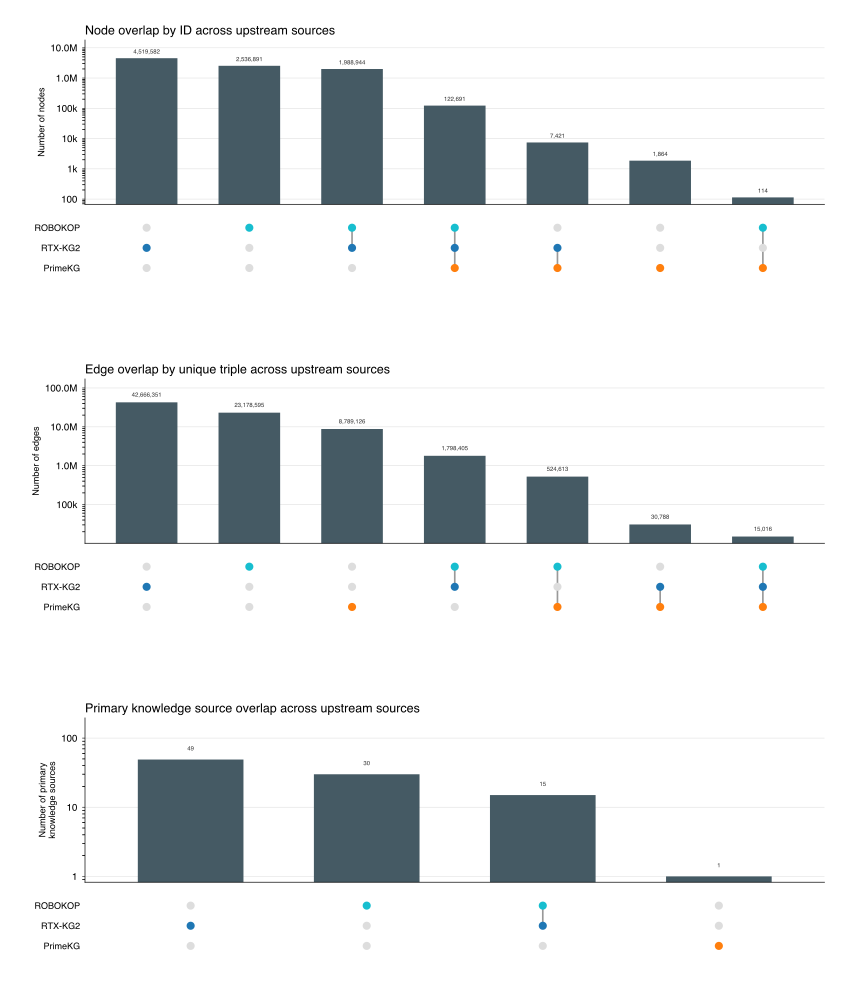

Source code (Python):
"""
UpSet-style replacement for the count-based/set-based Venn diagrams in
upstream_venn.py: node ID overlap, edge triple overlap, and primary
knowledge source overlap across the three upstream sources (ROBOKOP,
RTX-KG2, PrimeKG). One 3-panel figure, each panel a classic UpSet plot
(bar per source-combination + membership matrix below) instead of a
3-circle Venn diagram.

Unlike distribution/upstream_upset.py — which shows individual items and
so can't collapse them into per-combination bars without hiding which
item dominates — all three datasets here are already region-level counts
with no per-item detail to lose: node IDs and edge triples are counted
directly per region by BigQuery, and PKS identifiers are counted from
fixed set membership. The classic aggregate UpSet form fits these as-is.

Matrix dots use each source's own color from
eckg.colors.UPSTREAM_SOURCE_COLORS when that source is part of the
combination (light gray otherwise), so a given source reads the same
color here as everywhere else in the paper.

Reuses upstream_venn.py's caching (node_id_venn_counts.csv,
edge_triple_venn_counts.csv, and — via load_sets — distribution's
upstream_cache/), so run upstream_venn.py / upstream_distribution.py
first, or just run this — it calls the same cached loaders.
"""
import os

import matplotlib.pyplot as plt
import matplotlib.ticker as mticker
import numpy as np

from eckg.colors import UPSTREAM_SOURCE_COLORS
from upstream_venn import (
    SOURCE_NAMES,
    _REGION_MAP,
    load_edge_triple_counts,
    load_node_id_counts,
    load_sets,
)

SCRIPT_DIR = os.path.dirname(os.path.abspath(__file__))

RCPARAMS = {
    "font.family":       "Helvetica",
    "pdf.fonttype":      42,
    "ps.fonttype":       42,
    "font.size":         7,
    "axes.linewidth":    0.5,
    "xtick.major.width": 0.4,
    "ytick.major.width": 0.4,
    "xtick.major.size":  2.0,
    "ytick.major.size":  2.0,
}

DOT_OFF    = "#dddddd"
LINE_COLOR = "#999999"
DOT_SIZE   = 34
LINE_WIDTH = 1.2
BAR_COLOR  = "#455a64"


def region_counts_from_raw(raw_counts: dict) -> dict:
    """raw_counts keyed by venn3 letter code (e.g. 'Abc') -> a dict keyed by
    bool tuple (in SOURCE_NAMES order), empty regions dropped."""
    counts = {combo: raw_counts.get(letter, 0) for combo, letter in _REGION_MAP.items()}
    return {combo: n for combo, n in counts.items() if n > 0}


def pks_region_counts() -> dict:
    """Distinct primary_knowledge_source identifiers per source combination."""
    sets = load_sets("pks", "primary_knowledge_source")
    A, B, C = (sets[s] for s in SOURCE_NAMES)
    regions = {
        (True,  False, False): A - B - C,
        (False, True,  False): B - A - C,
        (False, False, True):  C - A - B,
        (True,  True,  False): (A & B) - C,
        (True,  False, True):  (A & C) - B,
        (False, True,  True):  (B & C) - A,
        (True,  True,  True):  A & B & C,
    }
    return {combo: len(items) for combo, items in regions.items() if items}


def draw_upset_panel(ax_bar, ax_matrix, counts: dict, title: str, ylabel: str):
    combos = sorted(counts, key=lambda c: counts[c], reverse=True)
    sizes  = [counts[c] for c in combos]
    n      = len(combos)
    n_src  = len(SOURCE_NAMES)
    x      = np.arange(n)

    # ── Bar panel: count per source-combination ──
    ax_bar.bar(x, sizes, width=0.6, color=BAR_COLOR, zorder=2)
    ax_bar.set_yscale("log")
    ax_bar.set_xlim(-0.6, n - 0.4)
    ax_bar.set_ylim(top=max(sizes) * 4)   # headroom so value labels clear the title
    ax_bar.set_xticks([])
    ax_bar.set_ylabel(ylabel, fontsize=6.5, labelpad=3)
    ax_bar.set_title(title, fontsize=9, fontweight="bold", loc="left", pad=4)
    ax_bar.yaxis.set_major_formatter(
        mticker.FuncFormatter(
            lambda v, _: f"{v/1e6:.1f}M" if v >= 1e6 else
                          f"{v/1e3:.0f}k" if v >= 1e3 else f"{v:.0f}"))
    ax_bar.grid(axis="y", which="major", color="#e0e0e0", lw=0.4, zorder=0)
    ax_bar.set_axisbelow(True)
    for sp in ("top", "right"):
        ax_bar.spines[sp].set_visible(False)

    for xi, v in zip(x, sizes):
        ax_bar.text(xi, v * 1.3, f"{v:,.0f}", ha="center", va="bottom",
                    fontsize=4.3, color="#333333")

    # ── Matrix panel: which sources make up each combination ──
    for xi, combo in enumerate(combos):
        included = [j for j, present in enumerate(combo) if present]
        if len(included) > 1:
            ax_matrix.plot([xi, xi], [min(included), max(included)],
                           color=LINE_COLOR, lw=LINE_WIDTH, zorder=1)
        for j, present in enumerate(combo):
            color = UPSTREAM_SOURCE_COLORS[SOURCE_NAMES[j]] if present else DOT_OFF
            ax_matrix.scatter(xi, j, s=DOT_SIZE, color=color, zorder=2, edgecolor="none")

    ax_matrix.set_xlim(-0.6, n - 0.4)
    ax_matrix.set_ylim(-0.7, n_src - 0.3)
    ax_matrix.invert_yaxis()
    ax_matrix.set_yticks(range(n_src))
    ax_matrix.set_yticklabels(SOURCE_NAMES, fontsize=6.5)
    ax_matrix.set_xticks([])
    ax_matrix.tick_params(axis="y", length=0)
    for sp in ax_matrix.spines.values():
        sp.set_visible(False)


def main():
    plt.rcParams.update(RCPARAMS)

    print("Node IDs:")
    node_id_counts = region_counts_from_raw(load_node_id_counts())

    print("Edge triples (unique subject, predicate, object):")
    edge_triple_counts = region_counts_from_raw(load_edge_triple_counts())

    print("Primary knowledge sources:")
    pks_counts = pks_region_counts()

    fig = plt.figure(figsize=(8.5, 10))
    gs = fig.add_gridspec(3, 1, hspace=0.4, left=0.10, right=0.97, top=0.96, bottom=0.04)

    panels = [
        (node_id_counts, "Node overlap by ID across upstream sources", "Number of nodes"),
        (edge_triple_counts, "Edge overlap by unique triple across upstream sources", "Number of edges"),
        (pks_counts, "Primary knowledge source overlap across upstream sources",
         "Number of primary\nknowledge sources"),
    ]
    for i, (counts, title, ylabel) in enumerate(panels):
        gs_panel  = gs[i].subgridspec(2, 1, height_ratios=[2.4, 1.0], hspace=0.08)
        ax_bar    = fig.add_subplot(gs_panel[0])
        ax_matrix = fig.add_subplot(gs_panel[1], sharex=ax_bar)
        draw_upset_panel(ax_bar, ax_matrix, counts, title, ylabel)

    out = os.path.join(SCRIPT_DIR, "upstream_upset.pdf")
    fig.savefig(out, dpi=300)
    print(f"Saved → {out}")


if __name__ == "__main__":
    main()
